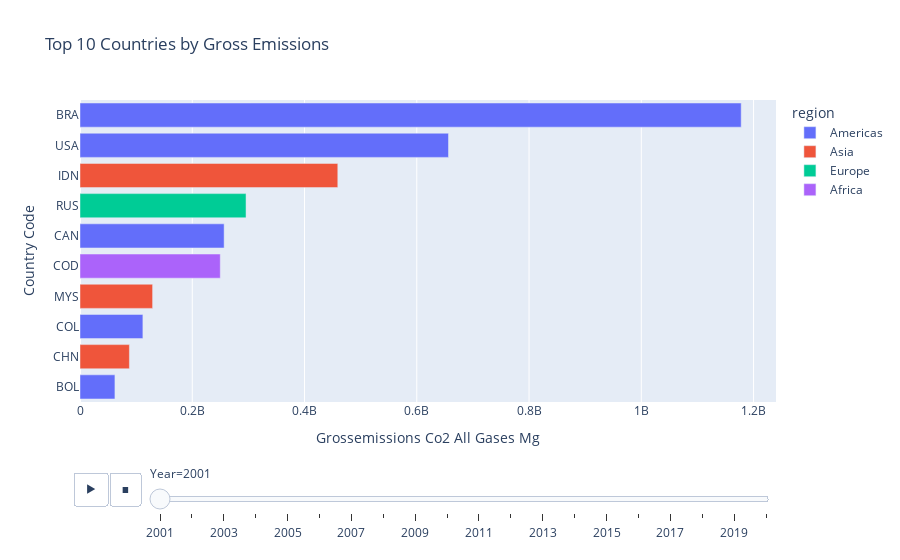
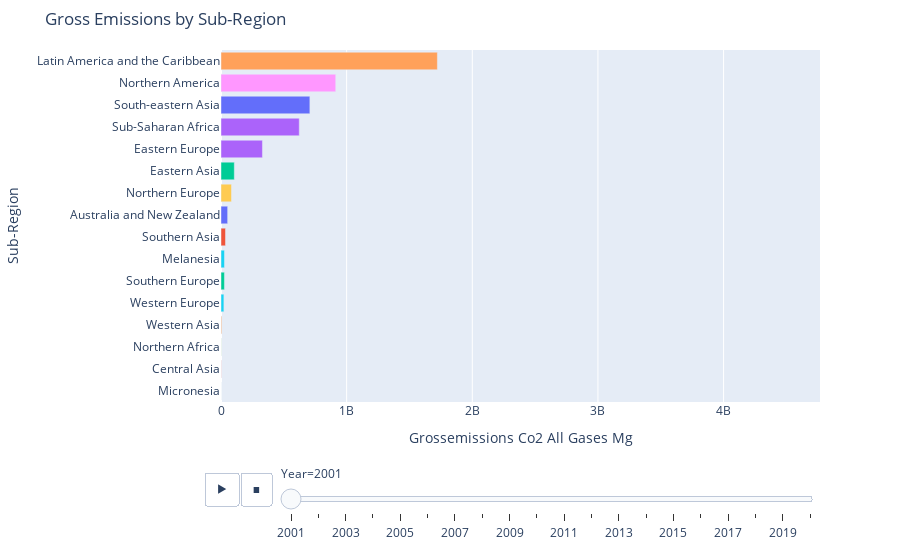

Here is the notebook cell these charts were saved with, in order:
### Code cell
visualizer.map_country("GrossEmissions_Co2_all_gases_Mg", "Global Gross Emissions by Country", "Blues", output_mode="show")
visualizer.map_region("GrossEmissions_Co2_all_gases_Mg", "Global Gross Emissions by Sub-Region", "Blues", output_mode="show")
visualizer.top_countries("GrossEmissions_Co2_all_gases_Mg", "Top 10 Countries by Gross Emissions", output_mode="show")
visualizer.top_regions("GrossEmissions_Co2_all_gases_Mg", "Gross Emissions by Sub-Region", output_mode="show")
visualizer.country_trend("USA", "GrossEmissions_Co2_all_gases_Mg", "Gross Emissions for USA by Year", "orange", output_mode="show")
visualizer.global_trend("GrossEmissions_Co2_all_gases_Mg", "Total Gross Emissions Worldwide by Year", "purple", output_mode="show")

### Figure 1 — Plotly figure (JSON) as saved in the notebook; plotly's stock layout.template omitted (floating-point values rounded to 4 significant figures)
{"data": [{"alignmentgroup": "True", "hovertemplate": "region=Americas<br>Year=2001<br>Grossemissions Co2 All Gases Mg=%{x}<br>Country Code=%{y}<extra></extra>", "legendgroup": "Americas", "marker": {"color": "#636efa", "pattern": {"shape": ""}}, "name": "Americas", "offsetgroup": "Americas", "orientation": "h", "showlegend": true, "textposition": "auto", "type": "bar", "x": [1177964711, 656500000.0, 256800000.0, 112000000.0, 62230000.0], "xaxis": "x", "y": ["BRA", "USA", "CAN", "COL", "BOL"], "yaxis": "y"}, {"alignmentgroup": "True", "hovertemplate": "region=Asia<br>Year=2001<br>Grossemissions Co2 All Gases Mg=%{x}<br>Country Code=%{y}<extra></extra>", "legendgroup": "Asia", "marker": {"color": "#EF553B", "pattern": {"shape": ""}}, "name": "Asia", "offsetgroup": "Asia", "orientation": "h", "showlegend": true, "textposition": "auto", "type": "bar", "x": [459300000.0, 129300000.0, 88000000.0], "xaxis": "x", "y": ["IDN", "MYS", "CHN"], "yaxis": "y"}, {"alignmentgroup": "True", "hovertemplate": "region=Europe<br>Year=2001<br>Grossemissions Co2 All Gases Mg=%{x}<br>Country Code=%{y}<extra></extra>", "legendgroup": "Europe", "marker": {"color": "#00cc96", "pattern": {"shape": ""}}, "name": "Europe", "offsetgroup": "Europe", "orientation": "h", "showlegend": true, "textposition": "auto", "type": "bar", "x": [295800000.0], "xaxis": "x", "y": ["RUS"], "yaxis": "y"}, {"alignmentgroup": "True", "hovertemplate": "region=Africa<br>Year=2001<br>Grossemissions Co2 All Gases Mg=%{x}<br>Country Code=%{y}<extra></extra>", "legendgroup": "Africa", "marker": {"color": "#ab63fa", "pattern": {"shape": ""}}, "name": "Africa", "offsetgroup": "Africa", "orientation": "h", "showlegend": true, "textposition": "auto", "type": "bar", "x": [249900000.0], "xaxis": "x", "y": ["COD"], "yaxis": "y"}], "layout": {"barmode": "relative", "legend": {"title": {"text": "region"}, "tracegroupgap": 0}, "showlegend": true, "sliders": [{"active": 0, "currentvalue": {"prefix": "Year="}, "len": 0.9, "pad": {"b": 10, "t": 60}, "steps": [{"args": [["2001"], {"frame": {"duration": 0, "redraw": true}, "fromcurrent": true, "mode": "immediate", "transition": {"duration": 0, "easing": "linear"}}], "label": "2001", "method": "animate"}, {"args": [["2002"], {"frame": {"duration": 0, "redraw": true}, "fromcurrent": true, "mode": "immediate", "transition": {"duration": 0, "easing": "linear"}}], "label": "2002", "method": "animate"}, {"args": [["2003"], {"frame": {"duration": 0, "redraw": true}, "fromcurrent": true, "mode": "immediate", "transition": {"duration": 0, "easing": "linear"}}], "label": "2003", "method": "animate"}, {"args": [["2004"], {"frame": {"duration": 0, "redraw": true}, "fromcurrent": true, "mode": "immediate", "transition": {"duration": 0, "easing": "linear"}}], "label": "2004", "method": "animate"}, {"args": [["2005"], {"frame": {"duration": 0, "redraw": true}, "fromcurrent": true, "mode": "immediate", "transition": {"duration": 0, "easing": "linear"}}], "label": "2005", "method": "animate"}, {"args": [["2006"], {"frame": {"duration": 0, "redraw": true}, "fromcurrent": true, "mode": "immediate", "transition": {"duration": 0, "easing": "linear"}}], "label": "2006", "method": "animate"}, {"args": [["2007"], {"frame": {"duration": 0, "redraw": true}, "fromcurrent": true, "mode": "immediate", "transition": {"duration": 0, "easing": "linear"}}], "label": "2007", "method": "animate"}, {"args": [["2008"], {"frame": {"duration": 0, "redraw": true}, "fromcurrent": true, "mode": "immediate", "transition": {"duration": 0, "easing": "linear"}}], "label": "2008", "method": "animate"}, {"args": [["2009"], {"frame": {"duration": 0, "redraw": true}, "fromcurrent": true, "mode": "immediate", "transition": {"duration": 0, "easing": "linear"}}], "label": "2009", "method": "animate"}, {"args": [["2010"], {"frame": {"duration": 0, "redraw": true}, "fromcurrent": true, "mode": "immediate", "transition": {"duration": 0, "easing": "linear"}}], "label": "2010", "method": "animate"}, {"args": [["2011"], {"frame": {"duration": 0, "redraw": true}, "fromcurrent": true, "mode": "immediate", "transition": {"duration": 0, "easing": "linear"}}], "label": "2011", "method": "animate"}, {"args": [["2012"], {"frame": {"duration": 0, "redraw": true}, "fromcurrent": true, "mode": "immediate", "transition": {"duration": 0, "easing": "linear"}}], "label": "2012", "method": "animate"}, {"args": [["2013"], {"frame": {"duration": 0, "redraw": true}, "fromcurrent": true, "mode": "immediate", "transition": {"duration": 0, "easing": "linear"}}], "label": "2013", "method": "animate"}, {"args": [["2014"], {"frame": {"duration": 0, "redraw": true}, "fromcurrent": true, "mode": "immediate", "transition": {"duration": 0, "easing": "linear"}}], "label": "2014", "method": "animate"}, {"args": [["2015"], {"frame": {"duration": 0, "redraw": true}, "fromcurrent": true, "mode": "immediate", "transition": {"duration": 0, "easing": "linear"}}], "label": "2015", "method": "animate"}, {"args": [["2016"], {"frame": {"duration": 0, "redraw": true}, "fromcurrent": true, "mode": "immediate", "transition": {"duration": 0, "easing": "linear"}}], "label": "2016", "method": "animate"}, {"args": [["2017"], {"frame": {"duration": 0, "redraw": true}, "fromcurrent": true, "mode": "immediate", "transition": {"duration": 0, "easing": "linear"}}], "label": "2017", "method": "animate"}, {"args": [["2018"], {"frame": {"duration": 0, "redraw": true}, "fromcurrent": true, "mode": "immediate", "transition": {"duration": 0, "easing": "linear"}}], "label": "2018", "method": "animate"}, {"args": [["2019"], {"frame": {"duration": 0, "redraw": true}, "fromcurrent": true, "mode": "immediate", "transition": {"duration": 0, "easing": "linear"}}], "label": "2019", "method": "animate"}, {"args": [["2020"], {"frame": {"duration": 0, "redraw": true}, "fromcurrent": true, "mode": "immediate", "transition": {"duration": 0, "easing": "linear"}}], "label": "2020", "method": "animate"}], "x": 0.1, "xanchor": "left", "y": 0, "yanchor": "top"}], "title": {"text": "Top 10 Countries by Gross Emissions"}, "updatemenus": [{"buttons": [{"args": [null, {"frame": {"duration": 1000, "redraw": true}, "fromcurrent": true, "mode": "immediate", "transition": {"duration": 500, "easing": "linear"}}], "label": "&#9654;", "method": "animate"}, {"args": [[null], {"frame": {"duration": 0, "redraw": true}, "fromcurrent": true, "mode": "immediate", "transition": {"duration": 0, "easing": "linear"}}], "label": "&#9724;", "method": "animate"}], "direction": "left", "pad": {"r": 10, "t": 70}, "showactive": false, "type": "buttons", "x": 0.1, "xanchor": "right", "y": 0, "yanchor": "top"}], "xaxis": {"anchor": "y", "autorange": true, "domain": [0, 1], "title": {"text": "Grossemissions Co2 All Gases Mg"}}, "yaxis": {"anchor": "x", "categoryorder": "total ascending", "domain": [0, 1], "title": {"text": "Country Code"}}}}

### Figure 2 — Plotly figure (JSON) as saved in the notebook; plotly's stock layout.template omitted (floating-point values rounded to 4 significant figures)
{"data": [{"alignmentgroup": "True", "hovertemplate": "Sub-Region=%{y}<br>Year=2001<br>Grossemissions Co2 All Gases Mg=%{x}<extra></extra>", "legendgroup": "Australia and New Zealand", "marker": {"color": "#636efa", "pattern": {"shape": ""}}, "name": "Australia and New Zealand", "offsetgroup": "Australia and New Zealand", "orientation": "h", "showlegend": true, "textposition": "auto", "type": "bar", "x": [52900000.0], "xaxis": "x", "y": ["Australia and New Zealand"], "yaxis": "y"}, {"alignmentgroup": "True", "hovertemplate": "Sub-Region=%{y}<br>Year=2001<br>Grossemissions Co2 All Gases Mg=%{x}<extra></extra>", "legendgroup": "Central Asia", "marker": {"color": "#EF553B", "pattern": {"shape": ""}}, "name": "Central Asia", "offsetgroup": "Central Asia", "orientation": "h", "showlegend": true, "textposition": "auto", "type": "bar", "x": [1356000.0], "xaxis": "x", "y": ["Central Asia"], "yaxis": "y"}, {"alignmentgroup": "True", "hovertemplate": "Sub-Region=%{y}<br>Year=2001<br>Grossemissions Co2 All Gases Mg=%{x}<extra></extra>", "legendgroup": "Eastern Asia", "marker": {"color": "#00cc96", "pattern": {"shape": ""}}, "name": "Eastern Asia", "offsetgroup": "Eastern Asia", "orientation": "h", "showlegend": true, "textposition": "auto", "type": "bar", "x": [106000000.0], "xaxis": "x", "y": ["Eastern Asia"], "yaxis": "y"}, {"alignmentgroup": "True", "hovertemplate": "Sub-Region=%{y}<br>Year=2001<br>Grossemissions Co2 All Gases Mg=%{x}<extra></extra>", "legendgroup": "Eastern Europe", "marker": {"color": "#ab63fa", "pattern": {"shape": ""}}, "name": "Eastern Europe", "offsetgroup": "Eastern Europe", "orientation": "h", "showlegend": true, "textposition": "auto", "type": "bar", "x": [329900000.0], "xaxis": "x", "y": ["Eastern Europe"], "yaxis": "y"}, {"alignmentgroup": "True", "hovertemplate": "Sub-Region=%{y}<br>Year=2001<br>Grossemissions Co2 All Gases Mg=%{x}<extra></extra>", "legendgroup": "Latin America and the Caribbean", "marker": {"color": "#FFA15A", "pattern": {"shape": ""}}, "name": "Latin America and the Caribbean", "offsetgroup": "Latin America and the Caribbean", "orientation": "h", "showlegend": true, "textposition": "auto", "type": "bar", "x": [1722000000.0], "xaxis": "x", "y": ["Latin America and the Caribbean"], "yaxis": "y"}, {"alignmentgroup": "True", "hovertemplate": "Sub-Region=%{y}<br>Year=2001<br>Grossemissions Co2 All Gases Mg=%{x}<extra></extra>", "legendgroup": "Melanesia", "marker": {"color": "#19d3f3", "pattern": {"shape": ""}}, "name": "Melanesia", "offsetgroup": "Melanesia", "orientation": "h", "showlegend": true, "textposition": "auto", "type": "bar", "x": [27560000.0], "xaxis": "x", "y": ["Melanesia"], "yaxis": "y"}, {"alignmentgroup": "True", "hovertemplate": "Sub-Region=%{y}<br>Year=2001<br>Grossemissions Co2 All Gases Mg=%{x}<extra></extra>", "legendgroup": "Micronesia", "marker": {"color": "#FF6692", "pattern": {"shape": ""}}, "name": "Micronesia", "offsetgroup": "Micronesia", "orientation": "h", "showlegend": true, "textposition": "auto", "type": "bar", "x": [37590.0], "xaxis": "x", "y": ["Micronesia"], "yaxis": "y"}, {"alignmentgroup": "True", "hovertemplate": "Sub-Region=%{y}<br>Year=2001<br>Grossemissions Co2 All Gases Mg=%{x}<extra></extra>", "legendgroup": "Northern Africa", "marker": {"color": "#B6E880", "pattern": {"shape": ""}}, "name": "Northern Africa", "offsetgroup": "Northern Africa", "orientation": "h", "showlegend": true, "textposition": "auto", "type": "bar", "x": [1449000.0], "xaxis": "x", "y": ["Northern Africa"], "yaxis": "y"}, {"alignmentgroup": "True", "hovertemplate": "Sub-Region=%{y}<br>Year=2001<br>Grossemissions Co2 All Gases Mg=%{x}<extra></extra>", "legendgroup": "Northern America", "marker": {"color": "#FF97FF", "pattern": {"shape": ""}}, "name": "Northern America", "offsetgroup": "Northern America", "orientation": "h", "showlegend": true, "textposition": "auto", "type": "bar", "x": [913200000.0], "xaxis": "x", "y": ["Northern America"], "yaxis": "y"}, {"alignmentgroup": "True", "hovertemplate": "Sub-Region=%{y}<br>Year=2001<br>Grossemissions Co2 All Gases Mg=%{x}<extra></extra>", "legendgroup": "Northern Europe", "marker": {"color": "#FECB52", "pattern": {"shape": ""}}, "name": "Northern Europe", "offsetgroup": "Northern Europe", "orientation": "h", "showlegend": true, "textposition": "auto", "type": "bar", "x": [83560000.0], "xaxis": "x", "y": ["Northern Europe"], "yaxis": "y"}, {"alignmentgroup": "True", "hovertemplate": "Sub-Region=%{y}<br>Year=2001<br>Grossemissions Co2 All Gases Mg=%{x}<extra></extra>", "legendgroup": "South-eastern Asia", "marker": {"color": "#636efa", "pattern": {"shape": ""}}, "name": "South-eastern Asia", "offsetgroup": "South-eastern Asia", "orientation": "h", "showlegend": true, "textposition": "auto", "type": "bar", "x": [707300000.0], "xaxis": "x", "y": ["South-eastern Asia"], "yaxis": "y"}, {"alignmentgroup": "True", "hovertemplate": "Sub-Region=%{y}<br>Year=2001<br>Grossemissions Co2 All Gases Mg=%{x}<extra></extra>", "legendgroup": "Southern Asia", "marker": {"color": "#EF553B", "pattern": {"shape": ""}}, "name": "Southern Asia", "offsetgroup": "Southern Asia", "orientation": "h", "showlegend": true, "textposition": "auto", "type": "bar", "x": [35910000.0], "xaxis": "x", "y": ["Southern Asia"], "yaxis": "y"}, {"alignmentgroup": "True", "hovertemplate": "Sub-Region=%{y}<br>Year=2001<br>Grossemissions Co2 All Gases Mg=%{x}<extra></extra>", "legendgroup": "Southern Europe", "marker": {"color": "#00cc96", "pattern": {"shape": ""}}, "name": "Southern Europe", "offsetgroup": "Southern Europe", "orientation": "h", "showlegend": true, "textposition": "auto", "type": "bar", "x": [27240000.0], "xaxis": "x", "y": ["Southern Europe"], "yaxis": "y"}, {"alignmentgroup": "True", "hovertemplate": "Sub-Region=%{y}<br>Year=2001<br>Grossemissions Co2 All Gases Mg=%{x}<extra></extra>", "legendgroup": "Sub-Saharan Africa", "marker": {"color": "#ab63fa", "pattern": {"shape": ""}}, "name": "Sub-Saharan Africa", "offsetgroup": "Sub-Saharan Africa", "orientation": "h", "showlegend": true, "textposition": "auto", "type": "bar", "x": [622800000.0], "xaxis": "x", "y": ["Sub-Saharan Africa"], "yaxis": "y"}, {"alignmentgroup": "True", "hovertemplate": "Sub-Region=%{y}<br>Year=2001<br>Grossemissions Co2 All Gases Mg=%{x}<extra></extra>", "legendgroup": "Western Asia", "marker": {"color": "#FFA15A", "pattern": {"shape": ""}}, "name": "Western Asia", "offsetgroup": "Western Asia", "orientation": "h", "showlegend": true, "textposition": "auto", "type": "bar", "x": [5802000.0], "xaxis": "x", "y": ["Western Asia"], "yaxis": "y"}, {"alignmentgroup": "True", "hovertemplate": "Sub-Region=%{y}<br>Year=2001<br>Grossemissions Co2 All Gases Mg=%{x}<extra></extra>", "legendgroup": "Western Europe", "marker": {"color": "#19d3f3", "pattern": {"shape": ""}}, "name": "Western Europe", "offsetgroup": "Western Europe", "orientation": "h", "showlegend": true, "textposition": "auto", "type": "bar", "x": [22900000.0], "xaxis": "x", "y": ["Western Europe"], "yaxis": "y"}], "layout": {"barmode": "relative", "legend": {"title": {"text": "Sub-Region"}, "tracegroupgap": 0}, "margin": {"b": 50, "t": 50}, "showlegend": false, "sliders": [{"active": 0, "currentvalue": {"prefix": "Year="}, "len": 0.9, "pad": {"b": 10, "t": 60}, "steps": [{"args": [["2001"], {"frame": {"duration": 0, "redraw": true}, "fromcurrent": true, "mode": "immediate", "transition": {"duration": 0, "easing": "linear"}}], "label": "2001", "method": "animate"}, {"args": [["2002"], {"frame": {"duration": 0, "redraw": true}, "fromcurrent": true, "mode": "immediate", "transition": {"duration": 0, "easing": "linear"}}], "label": "2002", "method": "animate"}, {"args": [["2003"], {"frame": {"duration": 0, "redraw": true}, "fromcurrent": true, "mode": "immediate", "transition": {"duration": 0, "easing": "linear"}}], "label": "2003", "method": "animate"}, {"args": [["2004"], {"frame": {"duration": 0, "redraw": true}, "fromcurrent": true, "mode": "immediate", "transition": {"duration": 0, "easing": "linear"}}], "label": "2004", "method": "animate"}, {"args": [["2005"], {"frame": {"duration": 0, "redraw": true}, "fromcurrent": true, "mode": "immediate", "transition": {"duration": 0, "easing": "linear"}}], "label": "2005", "method": "animate"}, {"args": [["2006"], {"frame": {"duration": 0, "redraw": true}, "fromcurrent": true, "mode": "immediate", "transition": {"duration": 0, "easing": "linear"}}], "label": "2006", "method": "animate"}, {"args": [["2007"], {"frame": {"duration": 0, "redraw": true}, "fromcurrent": true, "mode": "immediate", "transition": {"duration": 0, "easing": "linear"}}], "label": "2007", "method": "animate"}, {"args": [["2008"], {"frame": {"duration": 0, "redraw": true}, "fromcurrent": true, "mode": "immediate", "transition": {"duration": 0, "easing": "linear"}}], "label": "2008", "method": "animate"}, {"args": [["2009"], {"frame": {"duration": 0, "redraw": true}, "fromcurrent": true, "mode": "immediate", "transition": {"duration": 0, "easing": "linear"}}], "label": "2009", "method": "animate"}, {"args": [["2010"], {"frame": {"duration": 0, "redraw": true}, "fromcurrent": true, "mode": "immediate", "transition": {"duration": 0, "easing": "linear"}}], "label": "2010", "method": "animate"}, {"args": [["2011"], {"frame": {"duration": 0, "redraw": true}, "fromcurrent": true, "mode": "immediate", "transition": {"duration": 0, "easing": "linear"}}], "label": "2011", "method": "animate"}, {"args": [["2012"], {"frame": {"duration": 0, "redraw": true}, "fromcurrent": true, "mode": "immediate", "transition": {"duration": 0, "easing": "linear"}}], "label": "2012", "method": "animate"}, {"args": [["2013"], {"frame": {"duration": 0, "redraw": true}, "fromcurrent": true, "mode": "immediate", "transition": {"duration": 0, "easing": "linear"}}], "label": "2013", "method": "animate"}, {"args": [["2014"], {"frame": {"duration": 0, "redraw": true}, "fromcurrent": true, "mode": "immediate", "transition": {"duration": 0, "easing": "linear"}}], "label": "2014", "method": "animate"}, {"args": [["2015"], {"frame": {"duration": 0, "redraw": true}, "fromcurrent": true, "mode": "immediate", "transition": {"duration": 0, "easing": "linear"}}], "label": "2015", "method": "animate"}, {"args": [["2016"], {"frame": {"duration": 0, "redraw": true}, "fromcurrent": true, "mode": "immediate", "transition": {"duration": 0, "easing": "linear"}}], "label": "2016", "method": "animate"}, {"args": [["2017"], {"frame": {"duration": 0, "redraw": true}, "fromcurrent": true, "mode": "immediate", "transition": {"duration": 0, "easing": "linear"}}], "label": "2017", "method": "animate"}, {"args": [["2018"], {"frame": {"duration": 0, "redraw": true}, "fromcurrent": true, "mode": "immediate", "transition": {"duration": 0, "easing": "linear"}}], "label": "2018", "method": "animate"}, {"args": [["2019"], {"frame": {"duration": 0, "redraw": true}, "fromcurrent": true, "mode": "immediate", "transition": {"duration": 0, "easing": "linear"}}], "label": "2019", "method": "animate"}, {"args": [["2020"], {"frame": {"duration": 0, "redraw": true}, "fromcurrent": true, "mode": "immediate", "transition": {"duration": 0, "easing": "linear"}}], "label": "2020", "method": "animate"}], "x": 0.1, "xanchor": "left", "y": 0, "yanchor": "top"}], "title": {"text": "Gross Emissions by Sub-Region"}, "updatemenus": [{"buttons": [{"args": [null, {"frame": {"duration": 1000, "redraw": true}, "fromcurrent": true, "mode": "immediate", "transition": {"duration": 500, "easing": "linear"}}], "label": "&#9654;", "method": "animate"}, {"args": [[null], {"frame": {"duration": 0, "redraw": true}, "fromcurrent": true, "mode": "immediate", "transition": {"duration": 0, "easing": "linear"}}], "label": "&#9724;", "method": "animate"}], "direction": "left", "pad": {"r": 10, "t": 70}, "showactive": false, "type": "buttons", "x": 0.1, "xanchor": "right", "y": 0, "yanchor": "top"}], "xaxis": {"anchor": "y", "domain": [0, 1], "range": [0, 4767000000.0], "title": {"text": "Grossemissions Co2 All Gases Mg"}}, "yaxis": {"anchor": "x", "categoryarray": ["Western Europe", "Western Asia", "Sub-Saharan Africa", "Southern Europe", "Southern Asia", "South-eastern Asia", "Northern Europe", "Northern America", "Northern Africa", "Micronesia", "Melanesia", "Latin America and the Caribbean", "Eastern Europe", "Eastern Asia", "Central Asia", "Australia and New Zealand"], "categoryorder": "total ascending", "domain": [0, 1], "title": {"text": "Sub-Region"}}}}
